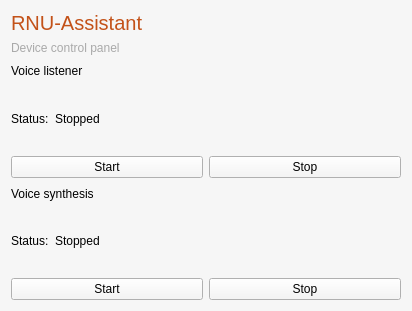
<?xml version="1.0" encoding="UTF-8"?>
<ui version="4.0">
 <class>Form</class>
 <widget class="QWidget" name="Form">
  <property name="windowModality">
   <enum>Qt::NonModal</enum>
  </property>
  <property name="geometry">
   <rect>
    <x>0</x>
    <y>0</y>
    <width>412</width>
    <height>311</height>
   </rect>
  </property>
  <property name="windowTitle">
   <string>RNU-Assistant</string>
  </property>
  <property name="styleSheet">
   <string notr="true">QWidget {
background: #f6f6f6;
}

*[cssClass=&quot;section-title&quot;] {
font-size: 12px;
font-weight: bold;
color: brown;
}

QLabel[cssCalss=&quot;label-stopped&quot;] {
color: red;
}
QLabel[cssCalss=&quot;label-started&quot;] {
color: green;
}</string>
  </property>
  <layout class="QGridLayout" name="gridLayout">
   <property name="sizeConstraint">
    <enum>QLayout::SetDefaultConstraint</enum>
   </property>
   <item row="0" column="0">
    <layout class="QGridLayout" name="gridLayout_Main" rowstretch="0,1,0,0,0,0">
     <property name="sizeConstraint">
      <enum>QLayout::SetFixedSize</enum>
     </property>
     <item row="0" column="0">
      <layout class="QVBoxLayout" name="verticalLayout_Header">
       <item>
        <widget class="QLabel" name="label_AppName">
         <property name="font">
          <font>
           <pointsize>-1</pointsize>
          </font>
         </property>
         <property name="styleSheet">
          <string notr="true">color: rgb(195, 82, 25);
font-size: 20px;</string>
         </property>
         <property name="text">
          <string>RNU-Assistant</string>
         </property>
        </widget>
       </item>
       <item>
        <widget class="QLabel" name="label">
         <property name="styleSheet">
          <string notr="true">color: darkgrey</string>
         </property>
         <property name="text">
          <string>Device control panel</string>
         </property>
        </widget>
       </item>
      </layout>
     </item>
     <item row="1" column="0">
      <layout class="QVBoxLayout" name="verticalLayout_Body" stretch="0,0,0,0">
       <item>
        <widget class="QLabel" name="label_3">
         <property name="maximumSize">
          <size>
           <width>16777215</width>
           <height>20</height>
          </size>
         </property>
         <property name="text">
          <string>Voice listener</string>
         </property>
         <property name="cssClass" stdset="0">
          <string>section-title</string>
         </property>
        </widget>
       </item>
       <item>
        <layout class="QVBoxLayout" name="verticalLayout_3">
         <item>
          <layout class="QHBoxLayout" name="horizontalLayout_5" stretch="0,1">
           <item>
            <widget class="QLabel" name="label_8">
             <property name="text">
              <string>Status:</string>
             </property>
            </widget>
           </item>
           <item>
            <widget class="QLabel" name="label_VoiceListenerStatus">
             <property name="text">
              <string>Stopped</string>
             </property>
             <property name="cssClass" stdset="0">
              <string>label-stopped</string>
             </property>
            </widget>
           </item>
          </layout>
         </item>
         <item>
          <layout class="QHBoxLayout" name="horizontalLayout_6">
           <item>
            <widget class="QPushButton" name="button_VoiceListenerStart">
             <property name="styleSheet">
              <string notr="true"/>
             </property>
             <property name="text">
              <string>Start</string>
             </property>
            </widget>
           </item>
           <item>
            <widget class="QPushButton" name="button_VoiceListenerStop">
             <property name="text">
              <string>Stop</string>
             </property>
            </widget>
           </item>
          </layout>
         </item>
        </layout>
       </item>
       <item>
        <widget class="QLabel" name="label_2">
         <property name="maximumSize">
          <size>
           <width>16777215</width>
           <height>20</height>
          </size>
         </property>
         <property name="text">
          <string>Voice synthesis</string>
         </property>
         <property name="cssClass" stdset="0">
          <string>section-title</string>
         </property>
        </widget>
       </item>
       <item>
        <layout class="QVBoxLayout" name="verticalLayout">
         <item>
          <layout class="QHBoxLayout" name="horizontalLayout_2" stretch="0,1">
           <item>
            <widget class="QLabel" name="label_4">
             <property name="text">
              <string>Status:</string>
             </property>
            </widget>
           </item>
           <item>
            <widget class="QLabel" name="label_VoiceSynthesisStatus">
             <property name="text">
              <string>Stopped</string>
             </property>
             <property name="cssClass" stdset="0">
              <string>label-stopped</string>
             </property>
            </widget>
           </item>
          </layout>
         </item>
         <item>
          <layout class="QHBoxLayout" name="horizontalLayout">
           <item>
            <widget class="QPushButton" name="button_VoiceSynthesisStart">
             <property name="text">
              <string>Start</string>
             </property>
            </widget>
           </item>
           <item>
            <widget class="QPushButton" name="button_VoiceSynthesisStop">
             <property name="text">
              <string>Stop</string>
             </property>
            </widget>
           </item>
          </layout>
         </item>
        </layout>
       </item>
      </layout>
     </item>
    </layout>
   </item>
  </layout>
 </widget>
 <resources/>
 <connections/>
</ui>
